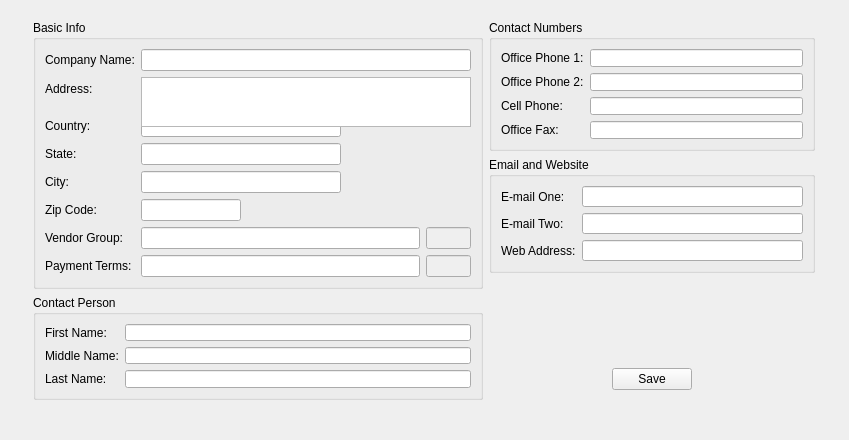
<?xml version="1.0" encoding="UTF-8"?>
<ui version="4.0">
 <class>AddVendor</class>
 <widget class="QWidget" name="AddVendor">
  <property name="geometry">
   <rect>
    <x>0</x>
    <y>0</y>
    <width>849</width>
    <height>440</height>
   </rect>
  </property>
  <property name="windowTitle">
   <string>Form</string>
  </property>
  <layout class="QGridLayout" name="gridLayout">
   <item row="0" column="0">
    <widget class="QFrame" name="frame">
     <property name="maximumSize">
      <size>
       <width>800</width>
       <height>16777215</height>
      </size>
     </property>
     <property name="frameShape">
      <enum>QFrame::NoFrame</enum>
     </property>
     <property name="frameShadow">
      <enum>QFrame::Raised</enum>
     </property>
     <layout class="QGridLayout" name="gridLayout_2">
      <item row="0" column="0">
       <layout class="QVBoxLayout" name="verticalLayout">
        <item>
         <widget class="QGroupBox" name="groupBox">
          <property name="minimumSize">
           <size>
            <width>450</width>
            <height>0</height>
           </size>
          </property>
          <property name="maximumSize">
           <size>
            <width>16777215</width>
            <height>269</height>
           </size>
          </property>
          <property name="title">
           <string>Basic Info</string>
          </property>
          <layout class="QFormLayout" name="formLayout">
           <item row="0" column="0">
            <widget class="QLabel" name="label">
             <property name="text">
              <string>Company Name:</string>
             </property>
            </widget>
           </item>
           <item row="0" column="1">
            <widget class="QLineEdit" name="cname"/>
           </item>
           <item row="1" column="0">
            <widget class="QLabel" name="label_2">
             <property name="text">
              <string>Address:</string>
             </property>
            </widget>
           </item>
           <item row="2" column="0">
            <widget class="QLabel" name="label_3">
             <property name="text">
              <string>Country:</string>
             </property>
            </widget>
           </item>
           <item row="2" column="1">
            <widget class="QLineEdit" name="country">
             <property name="maximumSize">
              <size>
               <width>200</width>
               <height>16777215</height>
              </size>
             </property>
            </widget>
           </item>
           <item row="3" column="0">
            <widget class="QLabel" name="label_4">
             <property name="text">
              <string>State:</string>
             </property>
            </widget>
           </item>
           <item row="3" column="1">
            <widget class="QLineEdit" name="state">
             <property name="maximumSize">
              <size>
               <width>200</width>
               <height>16777215</height>
              </size>
             </property>
            </widget>
           </item>
           <item row="4" column="0">
            <widget class="QLabel" name="label_5">
             <property name="text">
              <string>City:</string>
             </property>
            </widget>
           </item>
           <item row="4" column="1">
            <widget class="QLineEdit" name="city">
             <property name="maximumSize">
              <size>
               <width>200</width>
               <height>16777215</height>
              </size>
             </property>
            </widget>
           </item>
           <item row="5" column="0">
            <widget class="QLabel" name="label_6">
             <property name="text">
              <string>Zip Code:</string>
             </property>
            </widget>
           </item>
           <item row="5" column="1">
            <widget class="QLineEdit" name="zip">
             <property name="maximumSize">
              <size>
               <width>100</width>
               <height>16777215</height>
              </size>
             </property>
            </widget>
           </item>
           <item row="6" column="0">
            <widget class="QLabel" name="label_7">
             <property name="text">
              <string>Vendor Group:</string>
             </property>
            </widget>
           </item>
           <item row="6" column="1">
            <layout class="QHBoxLayout" name="horizontalLayout">
             <item>
              <widget class="QLineEdit" name="groupname"/>
             </item>
             <item>
              <widget class="QLineEdit" name="groupid">
               <property name="enabled">
                <bool>false</bool>
               </property>
               <property name="maximumSize">
                <size>
                 <width>45</width>
                 <height>16777215</height>
                </size>
               </property>
              </widget>
             </item>
            </layout>
           </item>
           <item row="7" column="0">
            <widget class="QLabel" name="label_8">
             <property name="text">
              <string>Payment Terms:</string>
             </property>
            </widget>
           </item>
           <item row="7" column="1">
            <layout class="QHBoxLayout" name="horizontalLayout_2">
             <item>
              <widget class="QLineEdit" name="verbal"/>
             </item>
             <item>
              <widget class="QLineEdit" name="invoicetermsid">
               <property name="enabled">
                <bool>false</bool>
               </property>
               <property name="maximumSize">
                <size>
                 <width>45</width>
                 <height>16777215</height>
                </size>
               </property>
              </widget>
             </item>
            </layout>
           </item>
           <item row="1" column="1">
            <widget class="QPlainTextEdit" name="address">
             <property name="minimumSize">
              <size>
               <width>0</width>
               <height>50</height>
              </size>
             </property>
             <property name="maximumSize">
              <size>
               <width>16777215</width>
               <height>50</height>
              </size>
             </property>
             <property name="horizontalScrollBarPolicy">
              <enum>Qt::ScrollBarAlwaysOff</enum>
             </property>
            </widget>
           </item>
          </layout>
         </widget>
        </item>
        <item>
         <widget class="QGroupBox" name="groupBox_2">
          <property name="maximumSize">
           <size>
            <width>16777215</width>
            <height>105</height>
           </size>
          </property>
          <property name="title">
           <string>Contact Person</string>
          </property>
          <layout class="QFormLayout" name="formLayout_2">
           <item row="0" column="0">
            <widget class="QLabel" name="label_9">
             <property name="text">
              <string>First Name:</string>
             </property>
            </widget>
           </item>
           <item row="0" column="1">
            <widget class="QLineEdit" name="first_name"/>
           </item>
           <item row="1" column="0">
            <widget class="QLabel" name="label_10">
             <property name="text">
              <string>Middle Name:</string>
             </property>
            </widget>
           </item>
           <item row="1" column="1">
            <widget class="QLineEdit" name="middle_name"/>
           </item>
           <item row="2" column="0">
            <widget class="QLabel" name="label_11">
             <property name="text">
              <string>Last Name:</string>
             </property>
            </widget>
           </item>
           <item row="2" column="1">
            <widget class="QLineEdit" name="last_name"/>
           </item>
          </layout>
         </widget>
        </item>
        <item>
         <spacer name="verticalSpacer">
          <property name="orientation">
           <enum>Qt::Vertical</enum>
          </property>
          <property name="sizeHint" stdset="0">
           <size>
            <width>20</width>
            <height>40</height>
           </size>
          </property>
         </spacer>
        </item>
       </layout>
      </item>
      <item row="0" column="1">
       <layout class="QVBoxLayout" name="verticalLayout_2">
        <property name="bottomMargin">
         <number>10</number>
        </property>
        <item>
         <widget class="QGroupBox" name="groupBox_3">
          <property name="maximumSize">
           <size>
            <width>16777215</width>
            <height>131</height>
           </size>
          </property>
          <property name="title">
           <string>Contact Numbers</string>
          </property>
          <layout class="QFormLayout" name="formLayout_3">
           <item row="0" column="0">
            <widget class="QLabel" name="label_12">
             <property name="text">
              <string>Office Phone 1:</string>
             </property>
            </widget>
           </item>
           <item row="1" column="0">
            <widget class="QLabel" name="label_13">
             <property name="text">
              <string>Office Phone 2:</string>
             </property>
            </widget>
           </item>
           <item row="2" column="0">
            <widget class="QLabel" name="label_14">
             <property name="text">
              <string>Cell Phone:</string>
             </property>
            </widget>
           </item>
           <item row="3" column="0">
            <widget class="QLabel" name="label_15">
             <property name="text">
              <string>Office Fax:</string>
             </property>
            </widget>
           </item>
           <item row="0" column="1">
            <widget class="QLineEdit" name="phone1"/>
           </item>
           <item row="1" column="1">
            <widget class="QLineEdit" name="phone2"/>
           </item>
           <item row="2" column="1">
            <widget class="QLineEdit" name="phone3"/>
           </item>
           <item row="3" column="1">
            <widget class="QLineEdit" name="phone4"/>
           </item>
          </layout>
         </widget>
        </item>
        <item>
         <widget class="QGroupBox" name="groupBox_4">
          <property name="maximumSize">
           <size>
            <width>16777215</width>
            <height>116</height>
           </size>
          </property>
          <property name="title">
           <string>Email and Website</string>
          </property>
          <layout class="QFormLayout" name="formLayout_4">
           <item row="0" column="0">
            <widget class="QLabel" name="label_16">
             <property name="text">
              <string>E-mail One:</string>
             </property>
            </widget>
           </item>
           <item row="0" column="1">
            <widget class="QLineEdit" name="email1"/>
           </item>
           <item row="1" column="0">
            <widget class="QLabel" name="label_17">
             <property name="text">
              <string>E-mail Two:</string>
             </property>
            </widget>
           </item>
           <item row="1" column="1">
            <widget class="QLineEdit" name="email2"/>
           </item>
           <item row="2" column="0">
            <widget class="QLabel" name="label_18">
             <property name="text">
              <string>Web Address:</string>
             </property>
            </widget>
           </item>
           <item row="2" column="1">
            <widget class="QLineEdit" name="url"/>
           </item>
          </layout>
         </widget>
        </item>
        <item>
         <spacer name="verticalSpacer_3">
          <property name="orientation">
           <enum>Qt::Vertical</enum>
          </property>
          <property name="sizeType">
           <enum>QSizePolicy::Fixed</enum>
          </property>
          <property name="sizeHint" stdset="0">
           <size>
            <width>20</width>
            <height>80</height>
           </size>
          </property>
         </spacer>
        </item>
        <item>
         <widget class="QWidget" name="widget" native="true">
          <property name="maximumSize">
           <size>
            <width>16777215</width>
            <height>16777215</height>
           </size>
          </property>
          <layout class="QHBoxLayout" name="horizontalLayout_3">
           <item>
            <spacer name="horizontalSpacer">
             <property name="orientation">
              <enum>Qt::Horizontal</enum>
             </property>
             <property name="sizeHint" stdset="0">
              <size>
               <width>106</width>
               <height>20</height>
              </size>
             </property>
            </spacer>
           </item>
           <item>
            <widget class="QPushButton" name="btn_save">
             <property name="text">
              <string>Save</string>
             </property>
            </widget>
           </item>
           <item>
            <spacer name="horizontalSpacer_2">
             <property name="orientation">
              <enum>Qt::Horizontal</enum>
             </property>
             <property name="sizeHint" stdset="0">
              <size>
               <width>105</width>
               <height>20</height>
              </size>
             </property>
            </spacer>
           </item>
          </layout>
         </widget>
        </item>
        <item>
         <spacer name="verticalSpacer_2">
          <property name="orientation">
           <enum>Qt::Vertical</enum>
          </property>
          <property name="sizeHint" stdset="0">
           <size>
            <width>20</width>
            <height>40</height>
           </size>
          </property>
         </spacer>
        </item>
       </layout>
      </item>
     </layout>
    </widget>
   </item>
  </layout>
 </widget>
 <resources/>
 <connections/>
</ui>
